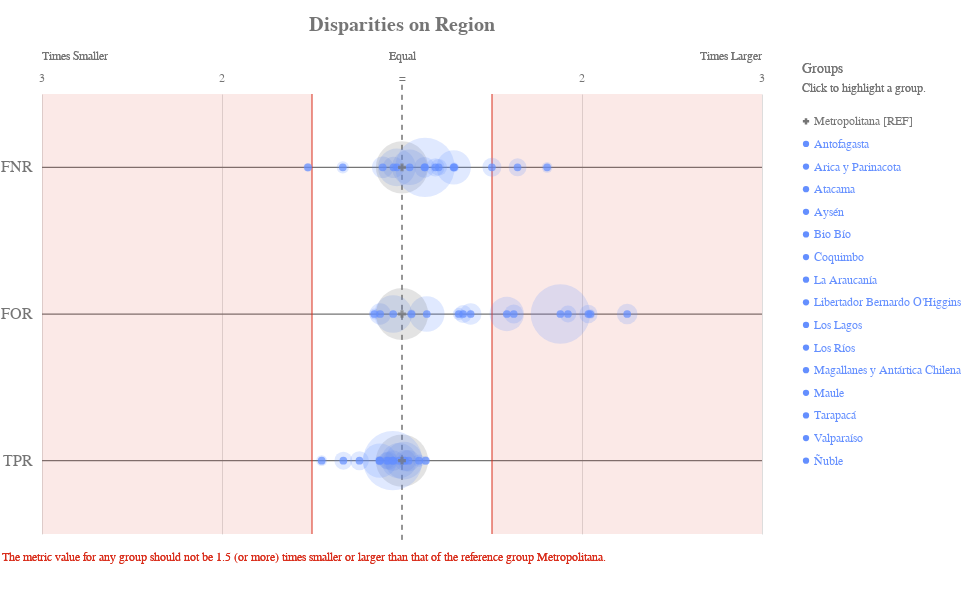

Source (notebook cell):
### Code cell
ap.disparity(grupo_definido, metrics, 'region', fairness_threshold = disparity_tolerance)

### Figure 1 — Vega-Lite specification as saved in the notebook (floating-point values rounded to 4 significant figures)
{"config": {"view": {"continuousWidth": 400, "continuousHeight": 300, "strokeWidth": 0}, "axisLeft": {"labelColor": "rgb(117,117,117)", "labelFont": "Arial", "labelFontSize": 16}, "title": {"align": "center", "baseline": "middle", "color": "rgb(117,117,117)", "font": "Arial", "fontSize": 20, "fontWeight": "bold"}}, "layer": [{"data": {"name": "data-f13954335fe7cb3d572699dbbbe0ffdc"}, "mark": {"type": "rule", "stroke": "rgb(117,117,117)", "strokeWidth": 1.25, "tooltip": ""}, "encoding": {"x": {"type": "quantitative", "field": "x", "scale": {"domain": [-2, 2], "range": [40.0, 760.0]}}, "x2": {"field": "x2"}, "y": {"type": "nominal", "axis": {"domain": false, "labelAngle": 0, "labelPadding": -30, "orient": "left", "ticks": false, "title": ""}, "field": "metric", "scale": {"domain": ["FNR", "FOR", "TPR"], "range": [55.0, 495.0]}}}}, {"data": {"name": "data-79dd248bdaa0ea02c535240e8ad022c8"}, "mark": {"type": "rule", "stroke": "rgb(117,117,117)", "strokeDash": [5, 5], "strokeWidth": 1}, "encoding": {"tooltip": {"value": "Metropolitana [REF]"}, "x": {"value": 400.0}, "y": {"value": 45.83}, "y2": {"value": 504.2}}}, {"data": {"name": "data-c233327f4cd9b4c2df31bf8015c83e4a"}, "mark": {"type": "text", "align": "center", "color": "rgb(117,117,117)", "font": "Arial", "fontSize": 12, "fontWeight": "normal", "tooltip": ""}, "encoding": {"text": {"type": "nominal", "field": "label"}, "x": {"type": "quantitative", "field": "value", "scale": {"domain": [-2, 2], "range": [40.0, 760.0]}}, "y": {"value": 38.5}}}, {"layer": [{"mark": {"type": "text", "align": "left", "fill": "rgb(117,117,117)", "font": "Arial", "fontSize": 12, "fontWeight": "normal", "tooltip": ""}, "encoding": {"text": {"value": "Times Smaller"}, "x": {"value": 40.0}, "y": {"value": 16.5}}}, {"mark": {"type": "text", "align": "right", "fill": "rgb(117,117,117)", "font": "Arial", "fontSize": 12, "fontWeight": "normal", "tooltip": ""}, "encoding": {"text": {"value": "Times Larger"}, "x": {"value": 760.0}, "y": {"value": 16.5}}}, {"mark": {"type": "text", "align": "center", "fill": "rgb(117,117,117)", "font": "Arial", "fontSize": 12, "fontWeight": "normal", "tooltip": ""}, "encoding": {"text": {"value": "Equal"}, "x": {"value": 400.0}, "y": {"value": 16.5}}}], "data": {"name": "data-79dd248bdaa0ea02c535240e8ad022c8"}}, {"layer": [{"mark": {"type": "rule", "opacity": 0.8, "stroke": "rgb(217, 46, 28)", "strokeWidth": 1.25, "tooltip": ""}, "encoding": {"x": {"type": "quantitative", "field": "min", "scale": {"domain": [-2, 2], "range": [40.0, 760.0]}}, "y": {"value": 55.0}, "y2": {"value": 495.0}}}, {"mark": {"type": "rule", "opacity": 0.8, "stroke": "rgb(217, 46, 28)", "strokeWidth": 1.25, "tooltip": ""}, "encoding": {"x": {"type": "quantitative", "field": "max", "scale": {"domain": [-2, 2], "range": [40.0, 760.0]}}, "y": {"value": 55.0}, "y2": {"value": 495.0}}}, {"layer": [{"mark": {"type": "rect", "fill": "rgb(217, 46, 28)", "opacity": 0.1, "tooltip": ""}, "encoding": {"x": {"type": "quantitative", "field": "min", "scale": {"domain": [-2, 2], "range": [40.0, 760.0]}}, "x2": {"field": "lower_end"}, "y": {"value": 55.0}, "y2": {"value": 495.0}}}, {"mark": {"type": "rect", "fill": "rgb(217, 46, 28)", "opacity": 0.1, "tooltip": ""}, "encoding": {"x": {"type": "quantitative", "field": "max", "scale": {"domain": [-2, 2], "range": [40.0, 760.0]}}, "x2": {"field": "upper_end"}, "y": {"value": 55.0}, "y2": {"value": 495.0}}}]}, {"data": {"name": "data-79dd248bdaa0ea02c535240e8ad022c8"}, "mark": {"type": "text", "align": "left", "baseline": "top", "fill": "rgb(217, 46, 28)", "font": "Arial", "fontSize": 12, "fontWeight": "normal", "tooltip": ""}, "encoding": {"text": {"value": "The metric value for any group should not be 1.5 (or more) times smaller or larger than that of the reference group Metropolitana."}, "x": {"value": 0}, "y": {"value": 513.3}}}], "data": {"name": "data-11d5890412809b582c0a6b685ba430ea"}}, {"layer": [{"mark": "circle"}, {"data": {"name": "data-be18df9eb598c4cc6d7ccb4aacdb7647"}, "mark": {"type": "circle", "opacity": 0.2}, "encoding": {"color": {"condition": {"type": "nominal", "field": "attribute_value", "legend": null, "scale": {"domain": ["Metropolitana", "Antofagasta", "Arica y Parinacota", "Atacama", "Aysén", "Bio Bío", "Coquimbo", "La Araucanía", "Libertador Bernardo O'Higgins", "Los Lagos", "Los Ríos", "Magallanes y Antártica Chilena", "Maule", "Tarapacá", "Valparaíso", "Ñuble"], "range": ["rgb(117,117,117)", "rgb(100, 143, 255)", "rgb(100, 143, 255)", "rgb(100, 143, 255)", "rgb(100, 143, 255)", "rgb(100, 143, 255)", "rgb(100, 143, 255)", "rgb(100, 143, 255)", "rgb(100, 143, 255)", "rgb(100, 143, 255)", "rgb(100, 143, 255)", "rgb(100, 143, 255)", "rgb(100, 143, 255)", "rgb(100, 143, 255)", "rgb(100, 143, 255)", "rgb(100, 143, 255)"]}, "selection": "selector001"}, "value": "rgb(224,224,224)"}, "size": {"type": "quantitative", "field": "group_size", "legend": null, "scale": {"domain": [0, 1603.0], "range": [0, 4224.0]}}, "tooltip": [{"type": "nominal", "field": "attribute_value", "title": "Group"}, {"type": "nominal", "field": "tooltip_group_size", "title": "Group Size"}, {"type": "nominal", "field": "tooltip_disparity_explanation_fnr", "title": "Disparity"}, {"type": "quantitative", "field": "fnr", "format": ".2f", "title": "FNR"}], "x": {"type": "quantitative", "axis": {"domain": false, "labels": false, "ticks": false, "title": null, "values": [1, 2, -2, -1]}, "field": "fnr_disparity_scaled", "scale": {"domain": [-2, 2], "range": [40.0, 760.0]}}, "y": {"type": "nominal", "axis": {"domain": false, "grid": false, "labels": false, "ticks": false, "title": " "}, "field": "metric_variable", "scale": {"domain": ["FNR", "FOR", "TPR"], "range": [55.0, 495.0]}}}, "selection": {"selector003": {"type": "multi", "empty": "all", "fields": ["attribute_value"]}}, "transform": [{"calculate": "'FNR'", "as": "metric_variable"}]}, {"data": {"name": "data-be18df9eb598c4cc6d7ccb4aacdb7647"}, "mark": {"type": "circle", "opacity": 0.2}, "encoding": {"color": {"condition": {"type": "nominal", "field": "attribute_value", "legend": null, "scale": {"domain": ["Metropolitana", "Antofagasta", "Arica y Parinacota", "Atacama", "Aysén", "Bio Bío", "Coquimbo", "La Araucanía", "Libertador Bernardo O'Higgins", "Los Lagos", "Los Ríos", "Magallanes y Antártica Chilena", "Maule", "Tarapacá", "Valparaíso", "Ñuble"], "range": ["rgb(117,117,117)", "rgb(100, 143, 255)", "rgb(100, 143, 255)", "rgb(100, 143, 255)", "rgb(100, 143, 255)", "rgb(100, 143, 255)", "rgb(100, 143, 255)", "rgb(100, 143, 255)", "rgb(100, 143, 255)", "rgb(100, 143, 255)", "rgb(100, 143, 255)", "rgb(100, 143, 255)", "rgb(100, 143, 255)", "rgb(100, 143, 255)", "rgb(100, 143, 255)", "rgb(100, 143, 255)"]}, "selection": "selector001"}, "value": "rgb(224,224,224)"}, "size": {"type": "quantitative", "field": "group_size", "legend": null, "scale": {"domain": [0, 1603.0], "range": [0, 4224.0]}}, "tooltip": [{"type": "nominal", "field": "attribute_value", "title": "Group"}, {"type": "nominal", "field": "tooltip_group_size", "title": "Group Size"}, {"type": "nominal", "field": "tooltip_disparity_explanation_for", "title": "Disparity"}, {"type": "quantitative", "field": "for", "format": ".2f", "title": "FOR"}], "x": {"type": "quantitative", "axis": {"domain": false, "labels": false, "ticks": false, "title": null, "values": [1, 2, -2, -1]}, "field": "for_disparity_scaled", "scale": {"domain": [-2, 2], "range": [40.0, 760.0]}}, "y": {"type": "nominal", "axis": {"domain": false, "grid": false, "labels": false, "ticks": false, "title": " "}, "field": "metric_variable", "scale": {"domain": ["FNR", "FOR", "TPR"], "range": [55.0, 495.0]}}}, "selection": {"selector005": {"type": "multi", "empty": "all", "fields": ["attribute_value"]}}, "transform": [{"calculate": "'FOR'", "as": "metric_variable"}]}, {"data": {"name": "data-be18df9eb598c4cc6d7ccb4aacdb7647"}, "mark": {"type": "circle", "opacity": 0.2}, "encoding": {"color": {"condition": {"type": "nominal", "field": "attribute_value", "legend": null, "scale": {"domain": ["Metropolitana", "Antofagasta", "Arica y Parinacota", "Atacama", "Aysén", "Bio Bío", "Coquimbo", "La Araucanía", "Libertador Bernardo O'Higgins", "Los Lagos", "Los Ríos", "Magallanes y Antártica Chilena", "Maule", "Tarapacá", "Valparaíso", "Ñuble"], "range": ["rgb(117,117,117)", "rgb(100, 143, 255)", "rgb(100, 143, 255)", "rgb(100, 143, 255)", "rgb(100, 143, 255)", "rgb(100, 143, 255)", "rgb(100, 143, 255)", "rgb(100, 143, 255)", "rgb(100, 143, 255)", "rgb(100, 143, 255)", "rgb(100, 143, 255)", "rgb(100, 143, 255)", "rgb(100, 143, 255)", "rgb(100, 143, 255)", "rgb(100, 143, 255)", "rgb(100, 143, 255)"]}, "selection": "selector001"}, "value": "rgb(224,224,224)"}, "size": {"type": "quantitative", "field": "group_size", "legend": null, "scale": {"domain": [0, 1603.0], "range": [0, 4224.0]}}, "tooltip": [{"type": "nominal", "field": "attribute_value", "title": "Group"}, {"type": "nominal", "field": "tooltip_group_size", "title": "Group Size"}, {"type": "nominal", "field": "tooltip_disparity_explanation_tpr", "title": "Disparity"}, {"type": "quantitative", "field": "tpr", "format": ".2f", "title": "TPR"}], "x": {"type": "quantitative", "axis": {"domain": false, "labels": false, "ticks": false, "title": null, "values": [1, 2, -2, -1]}, "field": "tpr_disparity_scaled", "scale": {"domain": [-2, 2], "range": [40.0, 760.0]}}, "y": {"type": "nominal", "axis": {"domain": false, "grid": false, "labels": false, "ticks": false, "title": " "}, "field": "metric_variable", "scale": {"domain": ["FNR", "FOR", "TPR"], "range": [55.0, 495.0]}}}, "selection": {"selector007": {"type": "multi", "empty": "all", "fields": ["attribute_value"]}}, "transform": [{"calculate": "'TPR'", "as": "metric_variable"}]}, {"layer": [{"mark": "point"}, {"data": {"name": "data-be18df9eb598c4cc6d7ccb4aacdb7647"}, "mark": {"type": "point", "filled": true, "size": 60}, "encoding": {"color": {"condition": {"type": "nominal", "field": "attribute_value", "legend": null, "scale": {"domain": ["Metropolitana", "Antofagasta", "Arica y Parinacota", "Atacama", "Aysén", "Bio Bío", "Coquimbo", "La Araucanía", "Libertador Bernardo O'Higgins", "Los Lagos", "Los Ríos", "Magallanes y Antártica Chilena", "Maule", "Tarapacá", "Valparaíso", "Ñuble"], "range": ["rgb(117,117,117)", "rgb(100, 143, 255)", "rgb(100, 143, 255)", "rgb(100, 143, 255)", "rgb(100, 143, 255)", "rgb(100, 143, 255)", "rgb(100, 143, 255)", "rgb(100, 143, 255)", "rgb(100, 143, 255)", "rgb(100, 143, 255)", "rgb(100, 143, 255)", "rgb(100, 143, 255)", "rgb(100, 143, 255)", "rgb(100, 143, 255)", "rgb(100, 143, 255)", "rgb(100, 143, 255)"]}, "selection": "selector001"}, "value": "rgb(224,224,224)"}, "shape": {"type": "nominal", "field": "attribute_value", "legend": null, "scale": {"domain": ["Metropolitana", "Antofagasta", "Arica y Parinacota", "Atacama", "Aysén", "Bio Bío", "Coquimbo", "La Araucanía", "Libertador Bernardo O'Higgins", "Los Lagos", "Los Ríos", "Magallanes y Antártica Chilena", "Maule", "Tarapacá", "Valparaíso", "Ñuble"], "range": ["cross", "circle", "circle", "circle", "circle", "circle", "circle", "circle", "circle", "circle", "circle", "circle", "circle", "circle", "circle", "circle"]}}, "tooltip": [{"type": "nominal", "field": "attribute_value", "title": "Group"}, {"type": "nominal", "field": "tooltip_group_size", "title": "Group Size"}, {"type": "nominal", "field": "tooltip_disparity_explanation_fnr", "title": "Disparity"}, {"type": "quantitative", "field": "fnr", "format": ".2f", "title": "FNR"}], "x": {"type": "quantitative", "axis": {"domain": false, "labels": false, "ticks": false, "title": null, "values": [1, 2, -2, -1]}, "field": "fnr_disparity_scaled", "scale": {"domain": [-2, 2], "range": [40.0, 760.0]}}, "y": {"type": "nominal", "axis": {"domain": false, "grid": false, "labels": false, "ticks": false, "title": " "}, "field": "metric_variable", "scale": {"domain": ["FNR", "FOR", "TPR"], "range": [55.0, 495.0]}}}, "selection": {"selector002": {"type": "multi", "empty": "all", "fields": ["attribute_value"]}}, "transform": [{"calculate": "'FNR'", "as": "metric_variable"}]}, {"data": {"name": "data-be18df9eb598c4cc6d7ccb4aacdb7647"}, "mark": {"type": "point", "filled": true, "size": 60}, "encoding": {"color": {"condition": {"type": "nominal", "field": "attribute_value", "legend": null, "scale": {"domain": ["Metropolitana", "Antofagasta", "Arica y Parinacota", "Atacama", "Aysén", "Bio Bío", "Coquimbo", "La Araucanía", "Libertador Bernardo O'Higgins", "Los Lagos", "Los Ríos", "Magallanes y Antártica Chilena", "Maule", "Tarapacá", "Valparaíso", "Ñuble"], "range": ["rgb(117,117,117)", "rgb(100, 143, 255)", "rgb(100, 143, 255)", "rgb(100, 143, 255)", "rgb(100, 143, 255)", "rgb(100, 143, 255)", "rgb(100, 143, 255)", "rgb(100, 143, 255)", "rgb(100, 143, 255)", "rgb(100, 143, 255)", "rgb(100, 143, 255)", "rgb(100, 143, 255)", "rgb(100, 143, 255)", "rgb(100, 143, 255)", "rgb(100, 143, 255)", "rgb(100, 143, 255)"]}, "selection": "selector001"}, "value": "rgb(224,224,224)"}, "shape": {"type": "nominal", "field": "attribute_value", "legend": null, "scale": {"domain": ["Metropolitana", "Antofagasta", "Arica y Parinacota", "Atacama", "Aysén", "Bio Bío", "Coquimbo", "La Araucanía", "Libertador Bernardo O'Higgins", "Los Lagos", "Los Ríos", "Magallanes y Antártica Chilena", "Maule", "Tarapacá", "Valparaíso", "Ñuble"], "range": ["cross", "circle", "circle", "circle", "circle", "circle", "circle", "circle", "circle", "circle", "circle", "circle", "circle", "circle", "circle", "circle"]}}, "tooltip": [{"type": "nominal", "field": "attribute_value", "title": "Group"}, {"type": "nominal", "field": "tooltip_group_size", "title": "Group Size"}, {"type": "nominal", "field": "tooltip_disparity_explanation_for", "title": "Disparity"}, {"type": "quantitative", "field": "for", "format": ".2f", "title": "FOR"}], "x": {"type": "quantitative", "axis": {"domain": false, "labels": false, "ticks": false, "title": null, "values": [1, 2, -2, -1]}, "field": "for_disparity_scaled", "scale": {"domain": [-2, 2], "range": [40.0, 760.0]}}, "y": {"type": "nominal", "axis": {"domain": false, "grid": false, "labels": false, "ticks": false, "title": " "}, "field": "metric_variable", "scale": {"domain": ["FNR", "FOR", "TPR"], "range": [55.0, 495.0]}}}, "selection": {"selector004": {"type": "multi", "empty": "all", "fields": ["attribute_value"]}}, "transform": [{"calculate": "'FOR'", "as": "metric_variable"}]}, {"data": {"name": "data-be18df9eb598c4cc6d7ccb4aacdb7647"}, "mark": {"type": "point", "filled": true, "size": 60}, "encoding": {"color": {"condition": {"type": "nominal", "field": "attribute_value", "legend": null, "scale": {"domain": ["Metropolitana", "Antofagasta", "Arica y Parinacota", "Atacama", "Aysén", "Bio Bío", "Coquimbo", "La Araucanía", "Libertador Bernardo O'Higgins", "Los Lagos", "Los Ríos", "Magallanes y Antártica Chilena", "Maule", "Tarapacá", "Valparaíso", "Ñuble"], "range": ["rgb(117,117,117)", "rgb(100, 143, 255)", "rgb(100, 143, 255)", "rgb(100, 143, 255)", "rgb(100, 143, 255)", "rgb(100, 143, 255)", "rgb(100, 143, 255)", "rgb(100, 143, 255)", "rgb(100, 143, 255)", "rgb(100, 143, 255)", "rgb(100, 143, 255)", "rgb(100, 143, 255)", "rgb(100, 143, 255)", "rgb(100, 143, 255)", "rgb(100, 143, 255)", "rgb(100, 143, 255)"]}, "selection": "selector001"}, "value": "rgb(224,224,224)"}, "shape": {"type": "nominal", "field": "attribute_value", "legend": null, "scale": {"domain": ["Metropolitana", "Antofagasta", "Arica y Parinacota", "Atacama", "Aysén", "Bio Bío", "Coquimbo", "La Araucanía", "Libertador Bernardo O'Higgins", "Los Lagos", "Los Ríos", "Magallanes y Antártica Chilena", "Maule", "Tarapacá", "Valparaíso", "Ñuble"], "range": ["cross", "circle", "circle", "circle", "circle", "circle", "circle", "circle", "circle", "circle", "circle", "circle", "circle", "circle", "circle", "circle"]}}, "tooltip": [{"type": "nominal", "field": "attribute_value", "title": "Group"}, {"type": "nominal", "field": "tooltip_group_size", "title": "Group Size"}, {"type": "nominal", "field": "tooltip_disparity_explanation_tpr", "title": "Disparity"}, {"type": "quantitative", "field": "tpr", "format": ".2f", "title": "TPR"}], "x": {"type": "quantitative", "axis": {"domain": false, "labels": false, "ticks": false, "title": null, "values": [1, 2, -2, -1]}, "field": "tpr_disparity_scaled", "scale": {"domain": [-2, 2], "range": [40.0, 760.0]}}, "y": {"type": "nominal", "axis": {"domain": false, "grid": false, "labels": false, "ticks": false, "title": " "}, "field": "metric_variable", "scale": {"domain": ["FNR", "FOR", "TPR"], "range": [55.0, 495.0]}}}, "selection": {"selector006": {"type": "multi", "empty": "all", "fields": ["attribute_value"]}}, "transform": [{"calculate": "'TPR'", "as": "metric_variable"}]}]}]}, {"layer": [{"mark": {"type": "point", "filled": true, "opacity": 1, "size": 39.48}, "encoding": {"color": {"condition": {"type": "nominal", "field": "attribute_value", "legend": null, "scale": {"domain": ["Metropolitana", "Antofagasta", "Arica y Parinacota", "Atacama", "Aysén", "Bio Bío", "Coquimbo", "La Araucanía", "Libertador Bernardo O'Higgins", "Los Lagos", "Los Ríos", "Magallanes y Antártica Chilena", "Maule", "Tarapacá", "Valparaíso", "Ñuble"], "range": ["rgb(117,117,117)", "rgb(100, 143, 255)", "rgb(100, 143, 255)", "rgb(100, 143, 255)", "rgb(100, 143, 255)", "rgb(100, 143, 255)", "rgb(100, 143, 255)", "rgb(100, 143, 255)", "rgb(100, 143, 255)", "rgb(100, 143, 255)", "rgb(100, 143, 255)", "rgb(100, 143, 255)", "rgb(100, 143, 255)", "rgb(100, 143, 255)", "rgb(100, 143, 255)", "rgb(100, 143, 255)"]}, "selection": "selector001"}, "value": "rgb(224,224,224)"}, "shape": {"type": "nominal", "field": "attribute_value", "legend": null, "scale": {"domain": ["Metropolitana", "Antofagasta", "Arica y Parinacota", "Atacama", "Aysén", "Bio Bío", "Coquimbo", "La Araucanía", "Libertador Bernardo O'Higgins", "Los Lagos", "Los Ríos", "Magallanes y Antártica Chilena", "Maule", "Tarapacá", "Valparaíso", "Ñuble"], "range": ["cross", "circle", "circle", "circle", "circle", "circle", "circle", "circle", "circle", "circle", "circle", "circle", "circle", "circle", "circle", "circle"]}}, "x": {"value": 804}, "y": {"type": "nominal", "axis": {"domain": false, "grid": false, "labels": false, "ticks": false, "title": " "}, "field": "attribute_value", "scale": {"domain": ["Metropolitana", "Antofagasta", "Arica y Parinacota", "Atacama", "Aysén", "Bio Bío", "Coquimbo", "La Araucanía", "Libertador Bernardo O'Higgins", "Los Lagos", "Los Ríos", "Magallanes y Antártica Chilena", "Maule", "Tarapacá", "Valparaíso", "Ñuble"], "range": [71, 433]}}}, "selection": {"selector001": {"type": "multi", "empty": "all", "fields": ["attribute_value"]}}}, {"mark": {"type": "text", "align": "left", "baseline": "middle", "font": "Arial", "fontSize": 12, "fontWeight": "normal"}, "encoding": {"color": {"condition": {"type": "nominal", "field": "attribute_value", "legend": null, "scale": {"domain": ["Metropolitana", "Antofagasta", "Arica y Parinacota", "Atacama", "Aysén", "Bio Bío", "Coquimbo", "La Araucanía", "Libertador Bernardo O'Higgins", "Los Lagos", "Los Ríos", "Magallanes y Antártica Chilena", "Maule", "Tarapacá", "Valparaíso", "Ñuble"], "range": ["rgb(117,117,117)", "rgb(100, 143, 255)", "rgb(100, 143, 255)", "rgb(100, 143, 255)", "rgb(100, 143, 255)", "rgb(100, 143, 255)", "rgb(100, 143, 255)", "rgb(100, 143, 255)", "rgb(100, 143, 255)", "rgb(100, 143, 255)", "rgb(100, 143, 255)", "rgb(100, 143, 255)", "rgb(100, 143, 255)", "rgb(100, 143, 255)", "rgb(100, 143, 255)", "rgb(100, 143, 255)"]}, "selection": "selector001"}, "value": "rgb(224,224,224)"}, "text": {"type": "nominal", "field": "label"}, "x": {"value": 812}, "y": {"type": "nominal", "axis": {"domain": false, "grid": false, "labels": false, "ticks": false, "title": " "}, "field": "attribute_value", "scale": {"domain": ["Metropolitana", "Antofagasta", "Arica y Parinacota", "Atacama", "Aysén", "Bio Bío", "Coquimbo", "La Araucanía", "Libertador Bernardo O'Higgins", "Los Lagos", "Los Ríos", "Magallanes y Antártica Chilena", "Maule", "Tarapacá", "Valparaíso", "Ñuble"], "range": [71, 433]}}}, "selection": {"selector008": {"type": "multi", "empty": "all", "fields": ["attribute_value"]}}}, {"data": {"name": "data-79dd248bdaa0ea02c535240e8ad022c8"}, "mark": {"type": "text", "align": "left", "baseline": "middle", "color": "rgb(117,117,117)", "font": "Arial", "fontSize": 12, "fontWeight": "normal"}, "encoding": {"text": {"value": "Click to highlight a group."}, "x": {"value": 800}, "y": {"value": 49}}}, {"data": {"name": "data-79dd248bdaa0ea02c535240e8ad022c8"}, "mark": {"type": "text", "align": "left", "baseline": "middle", "color": "rgb(117,117,117)", "font": "Arial", "fontSize": 14, "fontWeight": "normal"}, "encoding": {"text": {"value": "Groups"}, "x": {"value": 800}, "y": {"value": 30}}}], "data": {"name": "data-7ebefffb3323e64a7ab0617c614ff136"}}], "height": 550, "padding": {"top": 15, "bottom": 10}, "resolve": {"scale": {"size": "independent", "y": "independent"}}, "title": "Disparities on Region", "width": 800, "$schema": "https://vega.github.io/schema/vega-lite/v4.8.1.json", "datasets": {"data-f13954335fe7cb3d572699dbbbe0ffdc": [{"metric": "FNR", "x": -2, "x2": 2}, {"metric": "FOR", "x": -2, "x2": 2}, {"metric": "TPR", "x": -2, "x2": 2}], "data-79dd248bdaa0ea02c535240e8ad022c8": [{"a": 1, "b": 0}, {"a": 1, "b": 0}], "data-c233327f4cd9b4c2df31bf8015c83e4a": [{"value": 1, "label": 2}, {"value": 2, "label": 3}, {"value": -2, "label": 3}, {"value": -1, "label": 2}, {"value": 0, "label": "="}], "data-11d5890412809b582c0a6b685ba430ea": [{"min": -0.5, "max": 0.5, "lower_end": -2, "upper_end": 2}], "data-be18df9eb598c4cc6d7ccb4aacdb7647": [{"attribute_name": "region", "attribute_value": "Antofagasta", "group_size": 479, "total_entities": 5007, "fnr": 0.2887, "for": 0.3088, "tpr": 0.7113, "fnr_disparity": 1.043, "for_disparity": 1.138, "tpr_disparity": 0.9837, "fnr_disparity_scaled": 0.04271, "for_disparity_scaled": 0.1376, "tpr_disparity_scaled": -0.01662, "tooltip_group_size": "479 (9.57%)", "tooltip_disparity_explanation_fnr": "1.04 times larger FNR than the reference group", "tooltip_disparity_explanation_for": "1.14 times larger FOR than the reference group", "tooltip_disparity_explanation_tpr": "1.02 times smaller TPR than the reference group"}, {"attribute_name": "region", "attribute_value": "Arica y Parinacota", "group_size": 539, "total_entities": 5007, "fnr": 0.2691, "for": 0.2588, "tpr": 0.7309, "fnr_disparity": 0.9721, "for_disparity": 0.9533, "tpr_disparity": 1.011, "fnr_disparity_scaled": -0.02874, "for_disparity_scaled": -0.04901, "tpr_disparity_scaled": 0.01069, "tooltip_group_size": "539 (10.76%)", "tooltip_disparity_explanation_fnr": "1.03 times smaller FNR than the reference group", "tooltip_disparity_explanation_for": "1.05 times smaller FOR than the reference group", "tooltip_disparity_explanation_tpr": "1.01 times larger TPR than the reference group"}, {"attribute_name": "region", "attribute_value": "Atacama", "group_size": 173, "total_entities": 5007, "fnr": 0.2644, "for": 0.2421, "tpr": 0.7356, "fnr_disparity": 0.955, "for_disparity": 0.8918, "tpr_disparity": 1.017, "fnr_disparity_scaled": -0.04716, "for_disparity_scaled": -0.1213, "tpr_disparity_scaled": 0.01724, "tooltip_group_size": "173 (3.46%)", "tooltip_disparity_explanation_fnr": "1.05 times smaller FNR than the reference group", "tooltip_disparity_explanation_for": "1.12 times smaller FOR than the reference group", "tooltip_disparity_explanation_tpr": "1.02 times larger TPR than the reference group"}, {"attribute_name": "region", "attribute_value": "Aysén", "group_size": 36, "total_entities": 5007, "fnr": 0.3571, "for": 0.5556, "tpr": 0.6429, "fnr_disparity": 1.29, "for_disparity": 2.046, "tpr_disparity": 0.889, "fnr_disparity_scaled": 0.2901, "for_disparity_scaled": 1.046, "tpr_disparity_scaled": -0.1249, "tooltip_group_size": "36 (0.72%)", "tooltip_disparity_explanation_fnr": "1.29 times larger FNR than the reference group", "tooltip_disparity_explanation_for": "2.05 times larger FOR than the reference group", "tooltip_disparity_explanation_tpr": "1.12 times smaller TPR than the reference group"}, {"attribute_name": "region", "attribute_value": "Bio Bío", "group_size": 176, "total_entities": 5007, "fnr": 0.25, "for": 0.375, "tpr": 0.75, "fnr_disparity": 0.9031, "for_disparity": 1.381, "tpr_disparity": 1.037, "fnr_disparity_scaled": -0.1073, "for_disparity_scaled": 0.3814, "tpr_disparity_scaled": 0.03711, "tooltip_group_size": "176 (3.52%)", "tooltip_disparity_explanation_fnr": "1.11 times smaller FNR than the reference group", "tooltip_disparity_explanation_for": "1.38 times larger FOR than the reference group", "tooltip_disparity_explanation_tpr": "1.04 times larger TPR than the reference group"}, {"attribute_name": "region", "attribute_value": "Coquimbo", "group_size": 162, "total_entities": 5007, "fnr": 0.3113, "for": 0.6111, "tpr": 0.6887, "fnr_disparity": 1.125, "for_disparity": 2.251, "tpr_disparity": 0.9523, "fnr_disparity_scaled": 0.1246, "for_disparity_scaled": 1.251, "tpr_disparity_scaled": -0.05007, "tooltip_group_size": "162 (3.24%)", "tooltip_disparity_explanation_fnr": "1.12 times larger FNR than the reference group", "tooltip_disparity_explanation_for": "2.25 times larger FOR than the reference group", "tooltip_disparity_explanation_tpr": "1.05 times smaller TPR than the reference group"}, {"attribute_name": "region", "attribute_value": "La Araucanía", "group_size": 107, "total_entities": 5007, "fnr": 0.3333, "for": 0.5217, "tpr": 0.6667, "fnr_disparity": 1.204, "for_disparity": 1.922, "tpr_disparity": 0.9219, "fnr_disparity_scaled": 0.2041, "for_disparity_scaled": 0.9219, "tpr_disparity_scaled": -0.08475, "tooltip_group_size": "107 (2.14%)", "tooltip_disparity_explanation_fnr": "1.20 times larger FNR than the reference group", "tooltip_disparity_explanation_for": "1.92 times larger FOR than the reference group", "tooltip_disparity_explanation_tpr": "1.08 times smaller TPR than the reference group"}, {"attribute_name": "region", "attribute_value": "Libertador Bernardo O'Higgins", "group_size": 137, "total_entities": 5007, "fnr": 0.4151, "for": 0.44, "tpr": 0.5849, "fnr_disparity": 1.499, "for_disparity": 1.621, "tpr_disparity": 0.8088, "fnr_disparity_scaled": 0.4994, "for_disparity_scaled": 0.6208, "tpr_disparity_scaled": -0.2364, "tooltip_group_size": "137 (2.74%)", "tooltip_disparity_explanation_fnr": "1.50 times larger FNR than the reference group", "tooltip_disparity_explanation_for": "1.62 times larger FOR than the reference group", "tooltip_disparity_explanation_tpr": "1.24 times smaller TPR than the reference group"}, {"attribute_name": "region", "attribute_value": "Los Lagos", "group_size": 122, "total_entities": 5007, "fnr": 0.4545, "for": 0.3636, "tpr": 0.5455, "fnr_disparity": 1.642, "for_disparity": 1.34, "tpr_disparity": 0.7543, "fnr_disparity_scaled": 0.6419, "for_disparity_scaled": 0.3395, "tpr_disparity_scaled": -0.3258, "tooltip_group_size": "122 (2.44%)", "tooltip_disparity_explanation_fnr": "1.64 times larger FNR than the reference group", "tooltip_disparity_explanation_for": "1.34 times larger FOR than the reference group", "tooltip_disparity_explanation_tpr": "1.33 times smaller TPR than the reference group"}, {"attribute_name": "region", "attribute_value": "Los Ríos", "group_size": 44, "total_entities": 5007, "fnr": 0.5, "for": 0.2353, "tpr": 0.5, "fnr_disparity": 1.806, "for_disparity": 0.8667, "tpr_disparity": 0.6914, "fnr_disparity_scaled": 0.8061, "for_disparity_scaled": -0.1537, "tpr_disparity_scaled": -0.4463, "tooltip_group_size": "44 (0.88%)", "tooltip_disparity_explanation_fnr": "1.81 times larger FNR than the reference group", "tooltip_disparity_explanation_for": "1.15 times smaller FOR than the reference group", "tooltip_disparity_explanation_tpr": "1.45 times smaller TPR than the reference group"}, {"attribute_name": "region", "attribute_value": "Magallanes y Antártica Chilena", "group_size": 30, "total_entities": 5007, "fnr": 0.1818, "for": 0.2857, "tpr": 0.8182, "fnr_disparity": 0.6568, "for_disparity": 1.052, "tpr_disparity": 1.131, "fnr_disparity_scaled": -0.5226, "for_disparity_scaled": 0.05248, "tpr_disparity_scaled": 0.1314, "tooltip_group_size": "30 (0.60%)", "tooltip_disparity_explanation_fnr": "1.52 times smaller FNR than the reference group", "tooltip_disparity_explanation_for": "1.05 times larger FOR than the reference group", "tooltip_disparity_explanation_tpr": "1.13 times larger TPR than the reference group"}, {"attribute_name": "region", "attribute_value": "Maule", "group_size": 127, "total_entities": 5007, "fnr": 0.3281, "for": 0.5526, "tpr": 0.6719, "fnr_disparity": 1.185, "for_disparity": 2.036, "tpr_disparity": 0.9291, "fnr_disparity_scaled": 0.1853, "for_disparity_scaled": 1.036, "tpr_disparity_scaled": -0.07634, "tooltip_group_size": "127 (2.54%)", "tooltip_disparity_explanation_fnr": "1.19 times larger FNR than the reference group", "tooltip_disparity_explanation_for": "2.04 times larger FOR than the reference group", "tooltip_disparity_explanation_tpr": "1.08 times smaller TPR than the reference group"}, {"attribute_name": "region", "attribute_value": "Metropolitana", "group_size": 1034, "total_entities": 5007, "fnr": 0.2768, "for": 0.2715, "tpr": 0.7232, "fnr_disparity": 1.0, "for_disparity": 1.0, "tpr_disparity": 1.0, "fnr_disparity_scaled": 0.0, "for_disparity_scaled": 0.0, "tpr_disparity_scaled": 0.0, "tooltip_group_size": "1,034 (20.65%)", "tooltip_disparity_explanation_fnr": "Reference group", "tooltip_disparity_explanation_for": "Reference group", "tooltip_disparity_explanation_tpr": "Reference group"}, {"attribute_name": "region", "attribute_value": "Tarapacá", "group_size": 1336, "total_entities": 5007, "fnr": 0.3123, "for": 0.5103, "tpr": 0.6877, "fnr_disparity": 1.128, "for_disparity": 1.88, "tpr_disparity": 0.951, "fnr_disparity_scaled": 0.1279, "for_disparity_scaled": 0.8799, "tpr_disparity_scaled": -0.0515, "tooltip_group_size": "1,336 (26.68%)", "tooltip_disparity_explanation_fnr": "1.13 times larger FNR than the reference group", "tooltip_disparity_explanation_for": "1.88 times larger FOR than the reference group", "tooltip_disparity_explanation_tpr": "1.05 times smaller TPR than the reference group"}, {"attribute_name": "region", "attribute_value": "Valparaíso", "group_size": 448, "total_entities": 5007, "fnr": 0.3564, "for": 0.4295, "tpr": 0.6436, "fnr_disparity": 1.287, "for_disparity": 1.582, "tpr_disparity": 0.89, "fnr_disparity_scaled": 0.2873, "for_disparity_scaled": 0.5821, "tpr_disparity_scaled": -0.1236, "tooltip_group_size": "448 (8.95%)", "tooltip_disparity_explanation_fnr": "1.29 times larger FNR than the reference group", "tooltip_disparity_explanation_for": "1.58 times larger FOR than the reference group", "tooltip_disparity_explanation_tpr": "1.12 times smaller TPR than the reference group"}, {"attribute_name": "region", "attribute_value": "Ñuble", "group_size": 57, "total_entities": 5007, "fnr": 0.2083, "for": 0.3571, "tpr": 0.7917, "fnr_disparity": 0.7526, "for_disparity": 1.316, "tpr_disparity": 1.095, "fnr_disparity_scaled": -0.3288, "for_disparity_scaled": 0.3156, "tpr_disparity_scaled": 0.09473, "tooltip_group_size": "57 (1.14%)", "tooltip_disparity_explanation_fnr": "1.33 times smaller FNR than the reference group", "tooltip_disparity_explanation_for": "1.32 times larger FOR than the reference group", "tooltip_disparity_explanation_tpr": "1.09 times larger TPR than the reference group"}], "data-7ebefffb3323e64a7ab0617c614ff136": [{"attribute_value": "Metropolitana", "label": "Metropolitana [REF]"}, {"attribute_value": "Antofagasta", "label": "Antofagasta"}, {"attribute_value": "Arica y Parinacota", "label": "Arica y Parinacota"}, {"attribute_value": "Atacama", "label": "Atacama"}, {"attribute_value": "Aysén", "label": "Aysén"}, {"attribute_value": "Bio Bío", "label": "Bio Bío"}, {"attribute_value": "Coquimbo", "label": "Coquimbo"}, {"attribute_value": "La Araucanía", "label": "La Araucanía"}, {"attribute_value": "Libertador Bernardo O'Higgins", "label": "Libertador Bernardo O'Higgins"}, {"attribute_value": "Los Lagos", "label": "Los Lagos"}, {"attribute_value": "Los Ríos", "label": "Los Ríos"}, {"attribute_value": "Magallanes y Antártica Chilena", "label": "Magallanes y Antártica Chilena"}, {"attribute_value": "Maule", "label": "Maule"}, {"attribute_value": "Tarapacá", "label": "Tarapacá"}, {"attribute_value": "Valparaíso", "label": "Valparaíso"}, {"attribute_value": "Ñuble", "label": "Ñuble"}]}}
